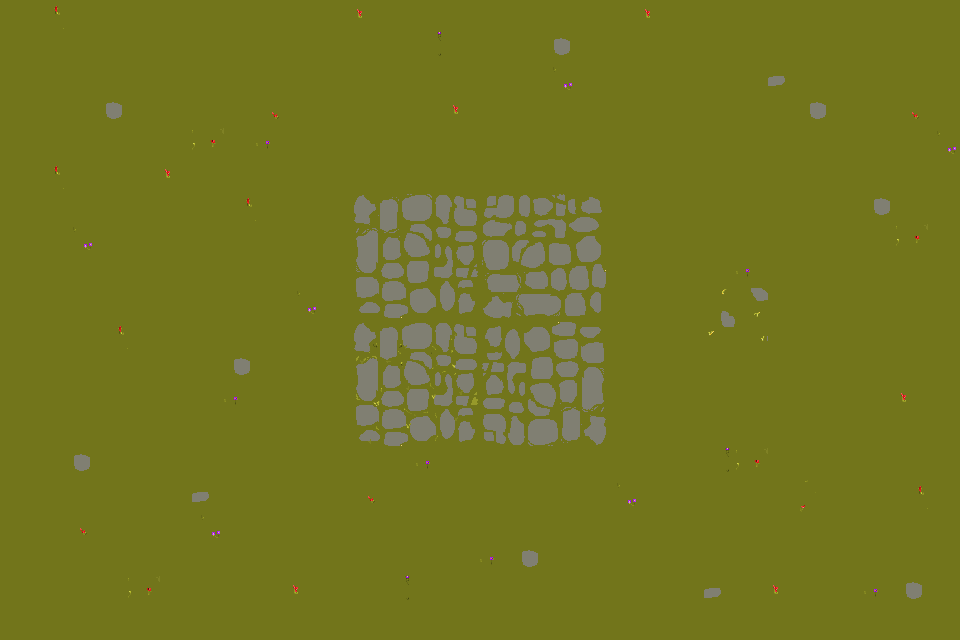

This is a level from a 2D game, rendered from its Tiled map with the project's own tilesets. A one-line summary and the complete map file follow:
An orthogonal 30x20 tile map with 32x32 px tiles, 2 tile layers (Sol 1, Sol 2) and 7 objects (3x collision, collison, 1, player).

<map version="1.10" tiledversion="1.10.2" orientation="orthogonal" renderorder="right-down" width="30" height="20" tilewidth="32" tileheight="32" infinite="0" nextlayerid="5" nextobjectid="10">
 <tileset firstgid="1" name="Nature set" tilewidth="32" tileheight="32" tilecount="192" columns="24">
  <image source="../Sets/Nature set.png" width="768" height="256" />
 </tileset>
 <layer id="1" name="Sol 1" width="30" height="20">
  <data encoding="csv">
5,70,7,8,5,6,7,8,5,6,7,93,5,6,7,8,5,6,7,8,93,6,7,8,5,6,7,8,5,6,
29,30,31,32,29,30,31,32,29,30,31,32,29,143,31,32,29,1,31,32,29,30,31,32,29,30,31,32,29,30,
53,54,55,56,53,54,55,56,53,54,55,56,53,54,55,56,53,191,55,56,53,54,55,56,76,54,55,56,53,54,
77,78,79,1,77,78,79,80,21,78,79,80,77,78,93,80,77,78,79,80,77,78,79,80,77,1,79,80,21,78,
5,6,7,8,5,6,47,8,166,6,7,8,5,6,7,8,5,6,7,8,5,6,7,8,5,6,7,8,5,191,
29,70,31,32,29,93,31,32,29,30,31,32,29,30,31,32,29,30,31,32,29,30,31,32,29,30,31,32,29,30,
53,54,55,56,53,54,55,70,53,54,55,97,98,99,100,1610612836,1610612860,1610612884,1610612908,56,53,54,55,56,53,54,55,1,53,54,
77,78,191,80,77,78,79,80,77,78,79,121,122,123,124,1610612835,1610612859,1610612883,1610612907,80,77,78,79,80,77,78,79,80,47,78,
5,6,7,8,5,6,7,8,5,6,7,145,146,147,148,1610612834,1610612858,1610612882,1610612906,8,5,6,7,166,5,6,7,8,5,6,
29,30,31,32,29,30,31,32,29,191,31,169,170,171,172,1610612833,1610612857,1610612881,1610612905,32,29,30,66,67,29,30,31,32,29,30,
53,54,55,70,53,54,55,56,53,54,55,113,114,115,116,3221225644,3221225643,3221225642,3221225641,56,53,54,90,91,53,54,55,56,53,54,
77,78,79,80,77,78,79,1,77,78,79,137,138,139,140,3221225620,3221225619,3221225618,3221225617,80,77,78,79,80,77,78,79,80,77,78,
5,6,7,8,5,6,7,166,5,6,7,161,162,163,164,3221225596,3221225595,3221225594,3221225593,8,5,6,7,8,5,6,7,8,93,6,
29,30,31,32,29,30,31,32,29,30,31,185,186,187,188,3221225572,3221225571,3221225570,3221225569,32,29,30,31,32,29,30,31,32,29,30,
53,54,1,56,53,54,55,56,53,54,55,56,53,166,55,56,53,54,55,56,53,54,143,47,53,54,55,56,53,54,
77,78,79,80,77,78,76,80,77,78,79,21,77,78,79,80,77,78,79,191,77,78,79,80,77,71,79,80,70,78,
5,6,21,8,5,6,191,8,5,6,7,8,5,6,7,8,5,6,7,8,5,6,7,8,5,6,7,8,5,6,
29,30,31,32,29,30,31,32,29,30,31,32,29,30,31,166,1,30,31,32,29,30,31,32,29,30,31,32,29,30,
53,54,55,56,47,54,55,56,53,93,55,56,143,54,55,56,53,54,55,56,53,54,76,56,93,54,55,166,1,54,
77,78,79,80,77,78,79,80,77,78,79,80,77,78,79,80,77,78,79,80,77,78,79,80,77,78,79,80,77,78
</data>
 </layer>
 <layer id="2" name="Sol 2" width="30" height="20">
  <data encoding="csv">
0,0,0,0,0,0,0,0,0,0,0,0,0,0,0,0,0,0,0,0,0,0,0,0,0,0,0,0,0,0,
0,0,0,0,0,0,0,0,0,0,0,0,0,0,0,0,0,0,0,0,0,0,0,0,0,0,0,0,0,0,
0,0,0,0,0,0,0,0,0,0,0,0,0,0,0,0,0,0,0,0,0,0,0,0,0,0,0,0,0,0,
0,0,0,0,0,0,0,0,0,0,0,0,0,0,0,0,0,0,0,0,0,0,0,0,0,0,0,0,0,0,
0,0,0,0,0,0,0,0,0,0,0,0,0,0,0,0,0,0,0,0,0,0,0,0,0,0,0,0,0,0,
0,0,0,0,0,0,0,0,0,0,0,0,0,0,0,0,0,0,0,0,0,0,0,0,0,0,0,0,0,0,
0,0,0,0,0,0,0,0,0,0,0,0,0,0,0,0,0,0,0,0,0,0,0,0,0,0,0,0,0,0,
0,0,0,0,0,0,0,0,0,0,0,0,0,0,0,0,0,0,0,0,0,0,0,0,0,0,0,0,0,0,
0,0,0,0,0,0,0,0,0,0,0,0,0,0,0,0,0,0,0,0,0,0,0,0,0,0,0,0,0,0,
0,0,0,0,0,0,0,0,0,0,0,0,0,0,0,0,0,0,0,0,0,0,0,0,0,0,0,0,0,0,
0,0,0,0,0,0,0,0,0,0,0,0,0,0,0,0,0,0,0,0,0,0,0,0,0,0,0,0,0,0,
0,0,0,0,0,0,0,0,0,0,0,0,0,0,0,0,0,0,0,0,0,0,0,0,0,0,0,0,0,0,
0,0,0,0,0,0,0,0,0,0,0,0,0,0,0,0,0,0,0,0,0,0,0,0,0,0,0,0,0,0,
0,0,0,0,0,0,0,0,0,0,0,0,0,0,0,0,0,0,0,0,0,0,0,0,0,0,0,0,0,0,
0,0,0,0,0,0,0,0,0,0,0,0,0,0,0,0,0,0,0,0,0,0,0,0,0,0,0,0,0,0,
0,0,0,0,0,0,0,0,0,0,0,0,0,0,0,0,0,0,0,0,0,0,0,0,0,0,0,0,0,0,
0,0,0,0,0,0,0,0,0,0,0,0,0,0,0,0,0,0,0,0,0,0,0,0,0,0,0,0,0,0,
0,0,0,0,0,0,0,0,0,0,0,0,0,0,0,0,0,0,0,0,0,0,0,0,0,0,0,0,0,0,
0,0,0,0,0,0,0,0,0,0,0,0,0,0,0,0,0,0,0,0,0,0,0,0,0,0,0,0,0,0,
0,0,0,0,0,0,0,0,0,0,0,0,0,0,0,0,0,0,0,0,0,0,0,0,0,0,0,0,0,0
</data>
 </layer>
 <objectgroup id="3" name="Calque d'Objets 1">
  <object id="1" x="3.48858" y="2.32572" width="952.383" height="26.7458" />
  <object id="2" name="collision" x="935.735" y="6.24249" width="17.4429" height="634.922" />
  <object id="3" name="collison" x="10.3029" y="4.65144" width="931.452" height="25.5829" />
  <object id="5" name="1" x="11.6286" y="1.16286" width="937.266" height="23.2572" />
  <object id="6" name="collision" x="9.30289" y="615.154" width="946.569" height="15.1172" />
  <object id="7" name="collision" x="1.16286" y="5.81431" width="19.7686" height="618.642" />
 </objectgroup>
 <objectgroup id="4" name="player">
  <object id="9" name="player" x="477.936" y="312.81">
   <point />
  </object>
 </objectgroup>
</map>
